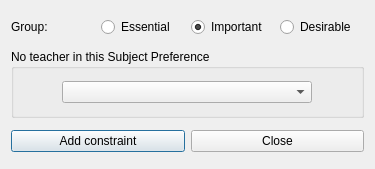
<?xml version="1.0" encoding="UTF-8"?>
<ui version="4.0">
 <class>AddConstraintNoTeacherInSubjectPreferenceForm_template</class>
 <widget class="QDialog" name="AddConstraintNoTeacherInSubjectPreferenceForm_template">
  <property name="geometry">
   <rect>
    <x>0</x>
    <y>0</y>
    <width>375</width>
    <height>169</height>
   </rect>
  </property>
  <property name="windowTitle">
   <string extracomment="This is the title of the dialog to add a new constraint of this type">Add subject preference to avoid for all teachers</string>
  </property>
  <layout class="QVBoxLayout" name="verticalLayout">
   <item>
    <layout class="QHBoxLayout" name="horizontalLayout_4">
     <item>
      <widget class="QLabel" name="groupTextLabel">
       <property name="text">
        <string>Group:</string>
       </property>
      </widget>
     </item>
     <item>
      <widget class="QRadioButton" name="essentialRadioButton">
       <property name="text">
        <string>Essential</string>
       </property>
      </widget>
     </item>
     <item>
      <widget class="QRadioButton" name="importantRadioButton">
       <property name="text">
        <string>Important</string>
       </property>
       <property name="checked">
        <bool>true</bool>
       </property>
      </widget>
     </item>
     <item>
      <widget class="QRadioButton" name="desirableRadioButton">
       <property name="text">
        <string>Desirable</string>
       </property>
      </widget>
     </item>
    </layout>
   </item>
   <item>
    <widget class="QGroupBox" name="groupBox_6">
     <property name="maximumSize">
      <size>
       <width>16777215</width>
       <height>69</height>
      </size>
     </property>
     <property name="title">
      <string>No teacher in this Subject Preference</string>
     </property>
     <layout class="QGridLayout" name="gridLayout_4">
      <item row="0" column="0">
       <widget class="QComboBox" name="preferenceComboBox">
        <property name="maximumSize">
         <size>
          <width>250</width>
          <height>16777215</height>
         </size>
        </property>
       </widget>
      </item>
     </layout>
    </widget>
   </item>
   <item>
    <layout class="QHBoxLayout" name="horizontalLayout_3">
     <item>
      <widget class="QPushButton" name="addConstraintPushButton">
       <property name="text">
        <string>Add constraint</string>
       </property>
      </widget>
     </item>
     <item>
      <widget class="QPushButton" name="closePushButton">
       <property name="text">
        <string>Close</string>
       </property>
      </widget>
     </item>
    </layout>
   </item>
  </layout>
 </widget>
 <layoutdefault spacing="6" margin="11"/>
 <resources/>
 <connections/>
</ui>
